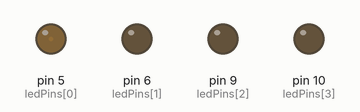
Bench run of a sketch on a simulated Arduino Uno, built with avr-gcc and run on an emulated ATmega328P. Shown: output pins drawn as LEDs (lit = HIGH).

Above: at 0.05 s.
Timing chart, 0 to 4.6 s (numbered marks = the images above):
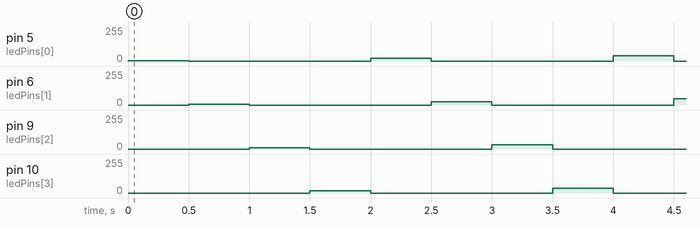

The sketch:

Exercise_2.ino
```cpp
  /* Andrew Pun
   *  March 16, 2020
   *  Exercise 2.2
   */


  // initialize all the pins in a pin array
  int ledPins[4] = {5, 6, 9, 10};
  int pin = 0; // variable pin that starts at 0

void setup() {
  // setup all pins as outputs
  pinMode(ledPins[0], OUTPUT);
  pinMode(ledPins[1], OUTPUT);
  pinMode(ledPins[2], OUTPUT);
  pinMode(ledPins[3], OUTPUT);

}

void loop() {
  analogWrite(ledPins[pin % 4], pin*5+1); // turn on LED at specified pin in array and give analog output of pin*5+1
  delay(500); // wait 1/2 second
  analogWrite(ledPins[pin % 4], 0); // turn off LED at at specified pin in array
  pin ++; // add 1 to pin

}
```
